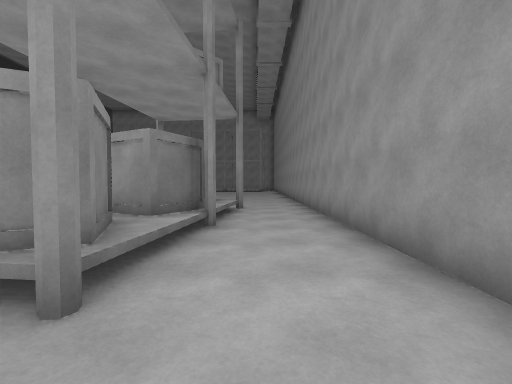
[1] (above)

16 first-person views from a walk through a 3-D level made in the Unity game engine. The camera is 1.4 m above the floor, tilts 2° down and sees 90° across. The floor is counted in squares, 2 m on a side. Each view is taken from the middle of a square. On the plan, view 1 faces up. The plan holds only what a view shows up to about 9 squares ahead; the rest is blank. The place goes on beyond the plan.

[2]
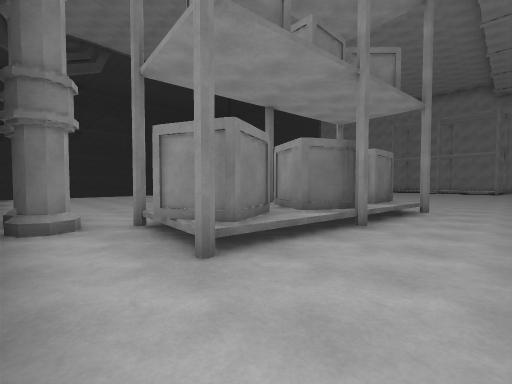

[3]
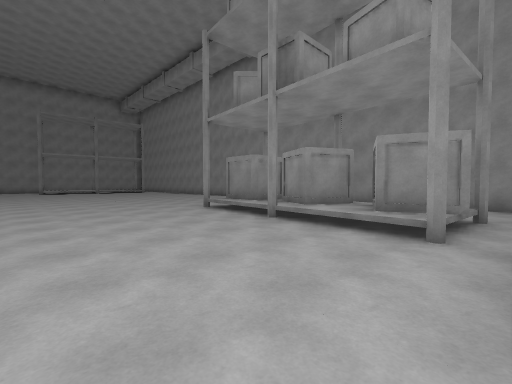

[4]
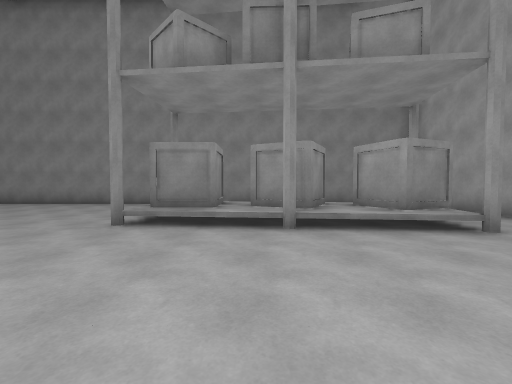

[5]
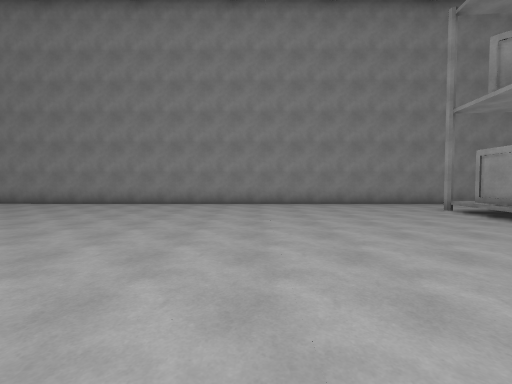

[6]
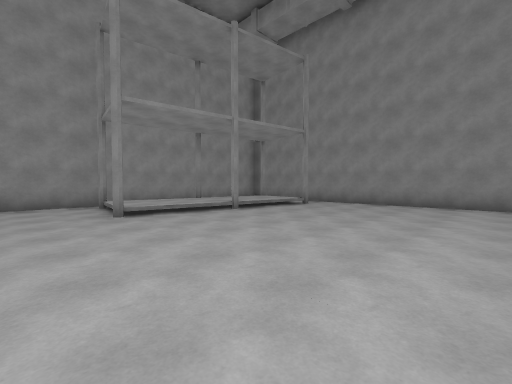

[7]
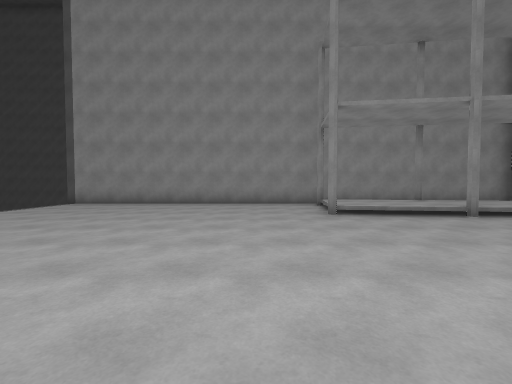

[8]
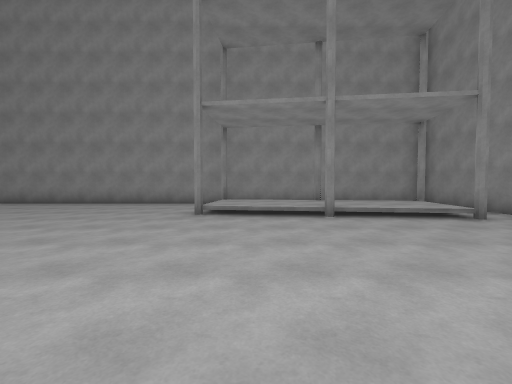

[9]
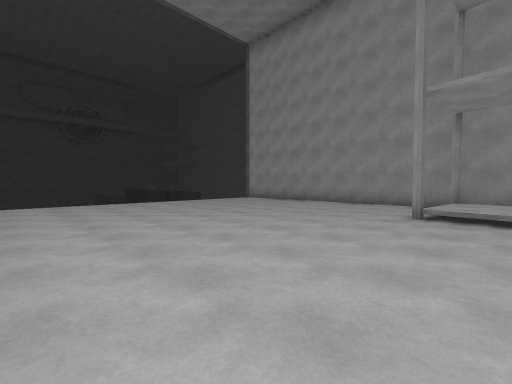

[10]
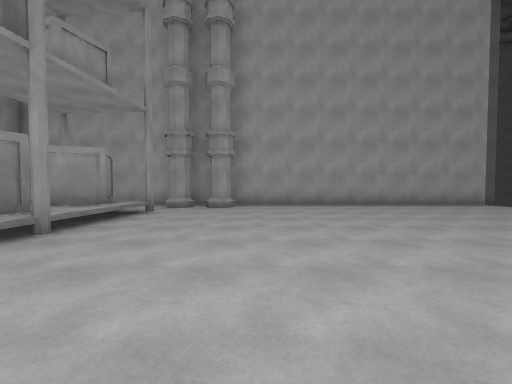

[11]
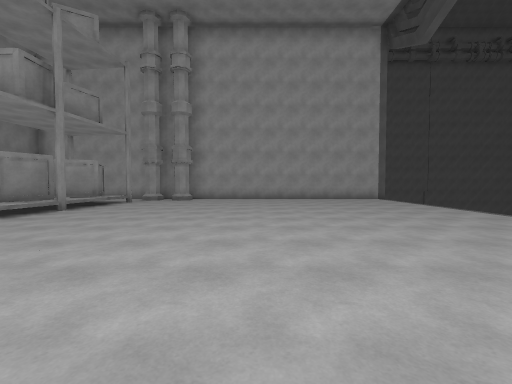

[12]
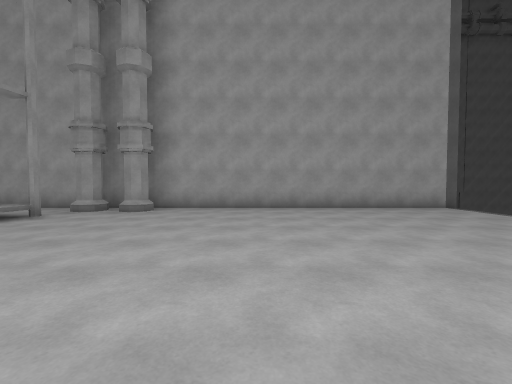

[13]
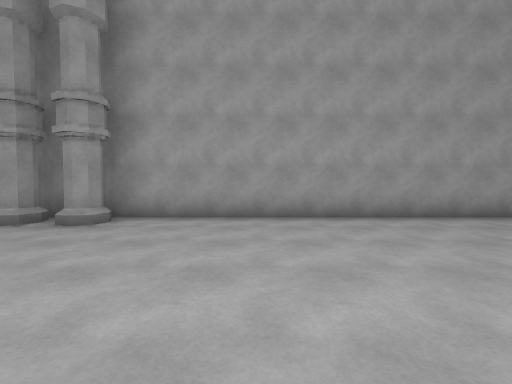

[14]
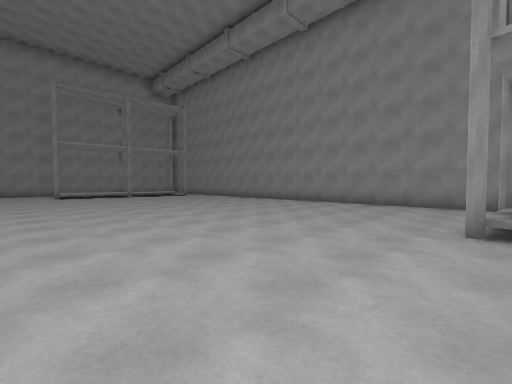

[15]
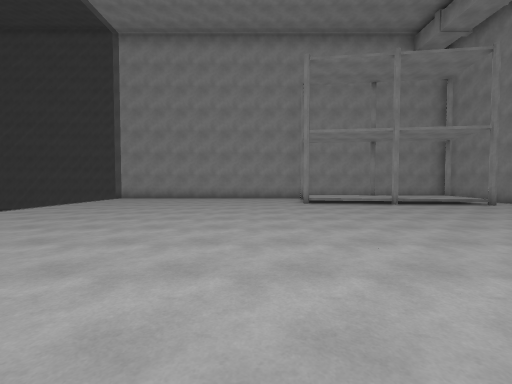

[16]
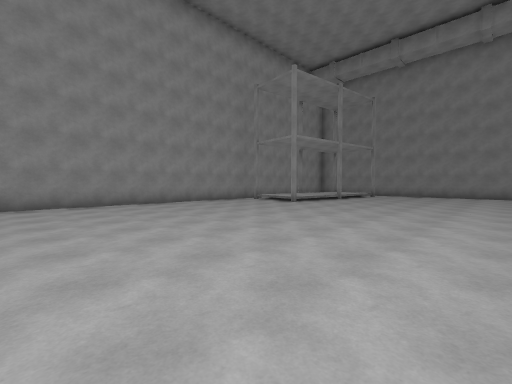

### Floor plan
Key: @ floor where view 1 was taken; # wall or solid block; x gap in a wall; . main floor; : floor 0.5 m higher than the main floor; / step, stairs or slope; = window, fence, low wall or low ledge.
Columns run from 14 left of view 1 to 2 right of it. Each row starts with its distance up from view 1.
 24  ################
 23 =........#/.    #
 22 =......../::::: #
 21  ........#:::::.#
 20 =...........#/#.#
 19 =...............#
 18  ...............#
 17 =...............#
 16 =...............#
 15 =...............#
 14      ...........#
 13       ..........#
 12        .........#
 11       ..........#
 10      ...........#
  9     ............#
  8    .............#
  7   ..........#/#.#
  6  ...........#/..#
  5 =...........#:..#
  4 =..........###..#
  3 =........../x/..#
  2  ........../#/..#
  1 =........//..#..#
  0 =........##...@.
 -1  ##############

Where each view was taken, in squares from view 1:
view 1: 0 up, 0 right, facing up
view 2: 0 up, 1 right, facing up-left
view 3: 1 up, 7 left, facing up-right
view 4: 5 up, 7 left, facing right
view 5: 12 up, 7 left, facing right
view 6: 15 up, 7 left, facing up-right
view 7: 15 up, 7 left, facing up
view 8: 15 up, 4 left, facing up
view 9: 15 up, 4 left, facing up-left
view 10: 8 up, 6 left, facing down
view 11: 11 up, 8 left, facing down
view 12: 7 up, 8 left, facing down
view 13: 5 up, 8 left, facing down
view 14: 7 up, 7 left, facing up-right
view 15: 12 up, 7 left, facing up
view 16: 15 up, 13 left, facing up-right
